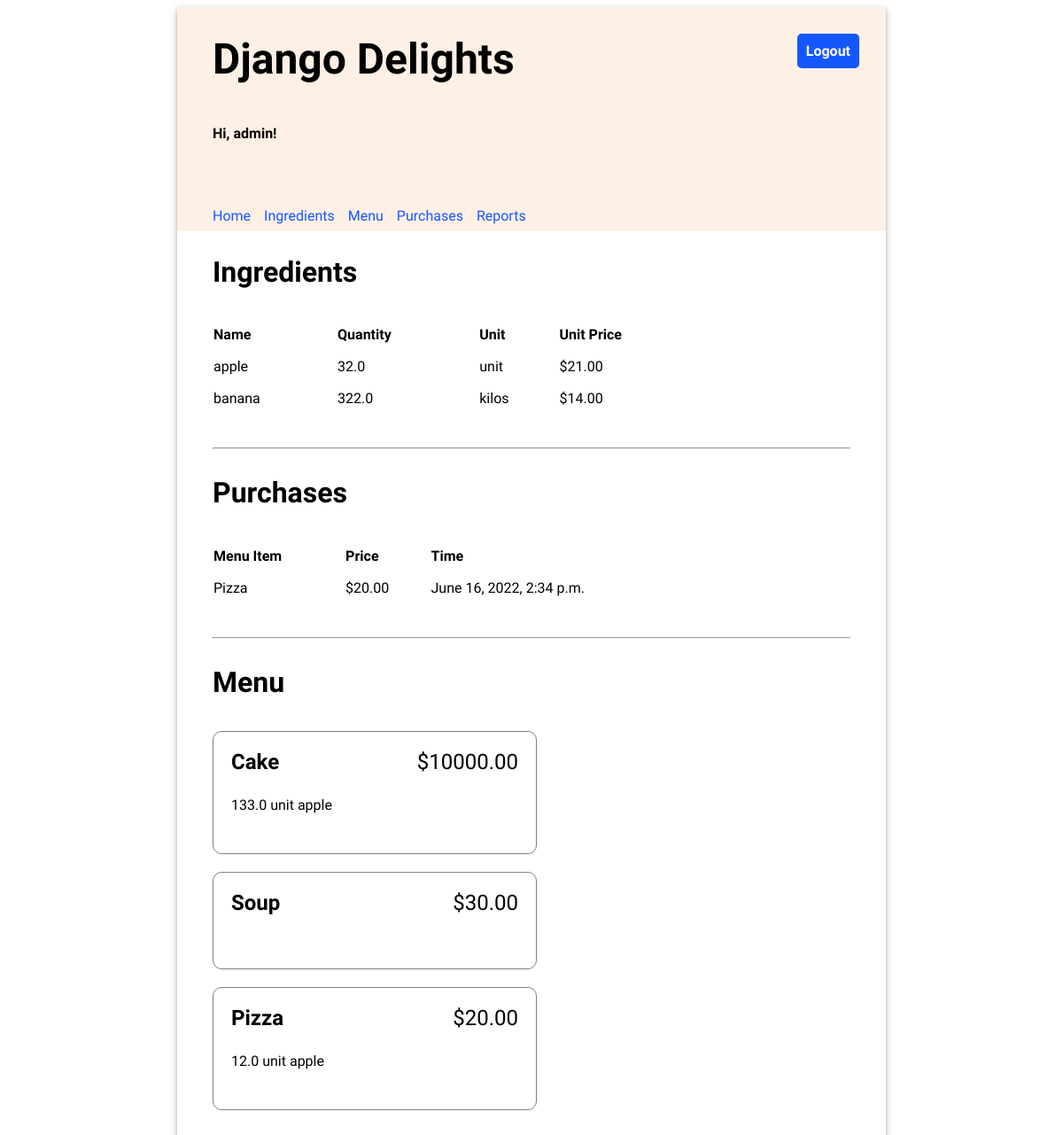
The app's page / (signed in), older data.
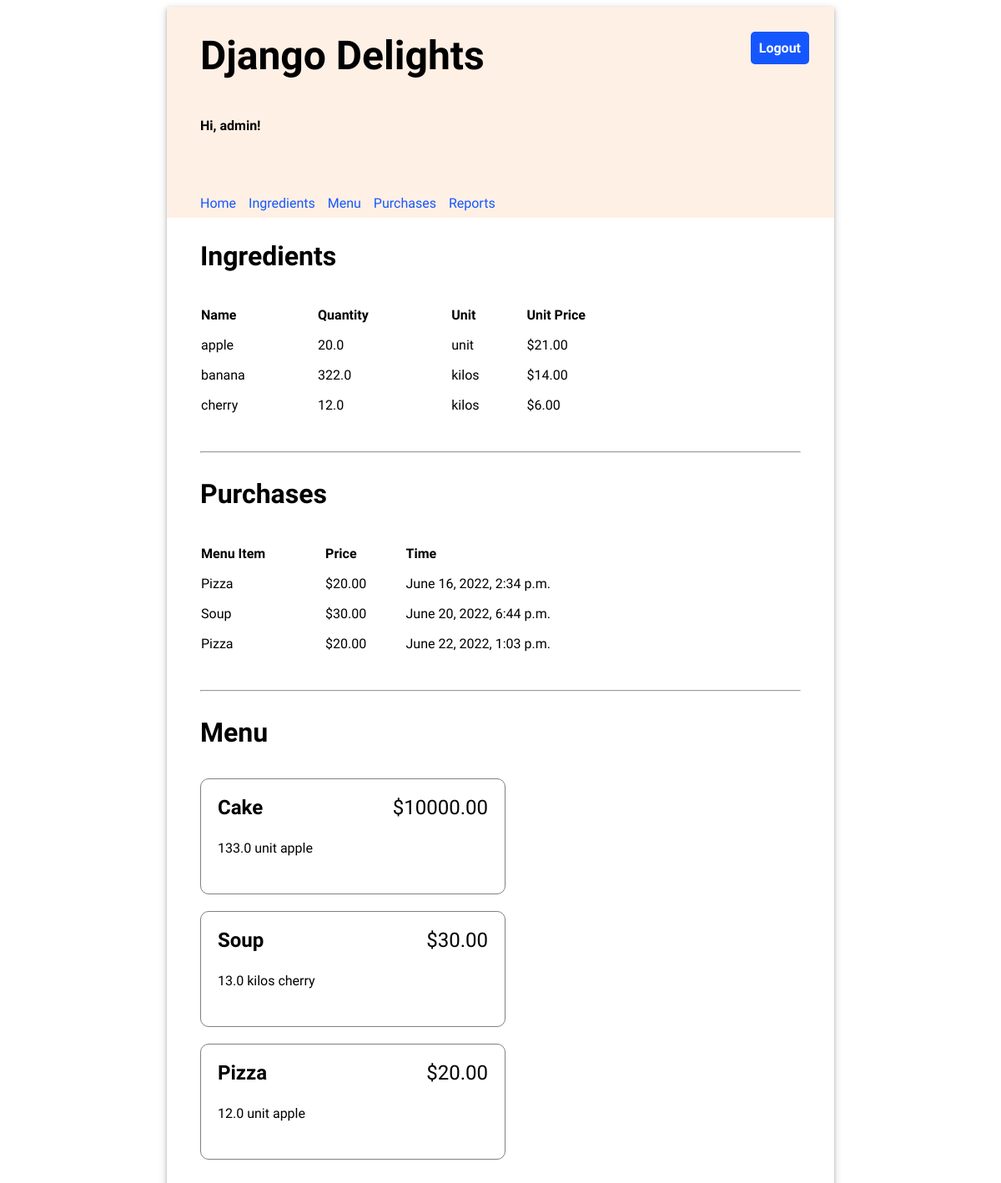
The same page, newer data.
### inventory/models.py (models this page shows, shortened)
class Ingredient(models.Model):
    id = models.AutoField(primary_key=True)
    name = models.CharField(max_length=200, unique=True)
    quantity = models.FloatField(default=0)
    unit = models.CharField(max_length=200)
    price_per_unit = models.FloatField(default=0)

class Purchase(models.Model):
    id = models.AutoField(primary_key=True)
    menu_item = models.ForeignKey(MenuItem, on_delete=models.CASCADE)
    timestamp = models.DateTimeField(auto_now_add=True)

class MenuItem(models.Model):
    id = models.AutoField(primary_key=True)
    title = models.CharField(max_length=200, unique=True)
    price = models.FloatField(default=0.00)

class RecipeRequirement(models.Model):
    id = models.AutoField(primary_key=True)
    menu_item = models.ForeignKey(MenuItem, on_delete=models.CASCADE)
    ingredient = models.ForeignKey(Ingredient, on_delete=models.CASCADE)
    quantity = models.FloatField(default=0)

### inventory/views.py (the view)
# urls.py: path('', views.HomeView.as_view(), name='home'),
class HomeView(LoginRequiredMixin, generic.TemplateView):
    template_name = "inventory/home.html"
    def get_context_data(self, **kwargs):
        context = super().get_context_data(**kwargs)
        context["ingredients"] = Ingredient.objects.all()
        context["menu_items"] = MenuItem.objects.all()
        context["purchases"] = Purchase.objects.all()
        return context

### templates/inventory/home.html (shortened to what this page needs)
{% extends '../base.html' %}
{% load static %}
{% block content %}
    <div class="home">
        <div>
            <h2>Ingredients</h2>
            <table class="inventory-table">
                <thead>
                    <tr>
                        <th>Name</th>
                        <th>Quantity</th>
                        <th>Unit</th>
                        <th>Unit Price</th>
                    </tr>
                </thead>
                <tbody>
                {% for ingredient in ingredients %}
                    <tr>
                        <td>{{ ingredient.name }}</td>
                        <td>{{ ingredient.quantity }}</td>
                        <td>{{ ingredient.unit }}</td>
                        <td class="price">${{ ingredient.price_per_unit|stringformat:".2f" }}</td>
                    </tr>
                {% endfor %}
                </tbody>
            </table>
        </div>
        <hr/>
        <div>
            <h2>Purchases</h2>
            <table class="inventory-table">
                <thead>
                    <tr>
                        <th>Menu Item</th>
                        <th>Price</th>
                        <th>Time</th>
                    </tr>
                </thead>
                <tbody>
                {% for purchase in purchases %}
                    <tr>
                        <td>{{ purchase.menu_item.title }}</td>
                        <td class="price">${{ purchase.menu_item.price|stringformat:".2f" }}</td>
                        <td>{{ purchase.timestamp }}</td>
                    </tr>
                {% endfor %}
                </tbody>
            </table>
        </div>
        <hr/>
        <div>
            <h2>Menu</h2>
            <ul class="menu-items">
            {% for menu_item in menu_items %}
                <li>
                    <div class="menu-item-header">
                        <div class="menu-item-title">{{ menu_item.title }}</div>
                        <div class="menu-item-price">${{ menu_item.price|stringformat:".2f" }}</div>
                    </div>
                    <ul class="menu-item-ingredients">
                        {% for recipe_requirement in menu_item.reciperequirement_set.all %}
                        <li>{{ recipe_requirement.quantity }} {{recipe_requirement.ingredient.unit }} {{ recipe_requirement.ingredient.name }}</li>
                        {% endfor %}
                    </ul>
                </li>
            {% endfor %}
            </ul>
        </div>
    </div>
{% endblock %}

### templates/base.html (shortened to what this page needs)
<!DOCTYPE html>
{% load static %}
<html>
<head>
  <link rel="stylesheet" type="text/css" href="{% static 'css/inventory/style.css' %}" />
</head>
<body>
  <div class="app">
  <header>
    <div class="header-first-row">
      <h1 class="title">Django Delights</h1>
      {% if user.is_authenticated %}
      <a class="logout" href="/logout">Logout</a>
      {% endif %}
    </div>
    {% if user.is_authenticated %}
      <p>Hi, {{ user.username }}!</p>
      <nav class="navbar">
        {% url 'home' as home_url %}
        {% url 'ingredients' as ingredients_url %}
        {% url 'menu' as menu_url %}
        {% url 'purchases' as purchases_url %}
        {% url 'reports' as reports_url %}
        <a class="nav-item{% if request.path == home_url %} current-page{% endif %}" href="{% url 'inventory:home' %}">Home</a>
        <a class="nav-item{% if request.path == ingredients_url %} current-page{% endif %}" href="{% url 'inventory:ingredients' %}">Ingredients</a>
        <a class="nav-item{% if request.path == menu_url %} current-page{% endif %}" href="{% url 'inventory:menu' %}">Menu</a>
        <a class="nav-item{% if request.path == purchases_url %} current-page{% endif %}" href="{% url 'inventory:purchases' %}">Purchases</a>
        <a class="nav-item{% if request.path == reports_url %} current-page{% endif %}" href="{% url 'inventory:reports' %}">Reports</a>
      </nav>
    {% endif %}
  </header>
  <main>
    {% block content %}{% endblock %}
  </main>
  </div>
</body>
</html>

### static/css/inventory/style.css (style rules this page uses)
body { font-family: 'Oxygen', sans-serif; }
hr { margin: 30px 0; }
header { background-color: #FFF0E5; min-height: 200px; display: flex; align-items: center; flex-direction: column; align-items: flex-start; padding-left: 40px; }
main { display: flex; flex-direction: column; padding: 0 40px 20px 40px; justify-content: center; }
main h2 { font-size: 2em; }
.app { min-width: 800px; max-width: 60%; margin: 0 auto; box-shadow: 0 2px 4px 0 rgba(0, 0, 0, 0.2), 0 3px 10px 0 rgba(0, 0, 0, 0.19); }
.title { font-size: 3em; padding: 30px 0; margin: auto 0; }
header p { font-weight: bold; }
.navbar { margin-top: 50px; display: flex; width: 100%; }
.navbar a { text-decoration: none; padding: 8px 0; color: #1557FF; margin-right: 15px; }
main table { text-align: left; border-collapse: separate; border-spacing: 0 15px; width: 80%; }
.header-first-row { width: 100%; display: flex; justify-content: space-between; }
.logout { height: max-content; text-align: center; text-decoration: none; border: 0px; background-color: #1557FF; border-radius: 5px; color: white; padding: 10px; font-weight: bold; margin: 30px; font-size: 1em; }
.menu-items { display: flex; flex-wrap: wrap; padding: 0; justify-content: space-between; }
.menu-items * { padding: 0; }
.menu-items > li { display: flex; flex-direction: column; padding: 20px; border: 1px solid grey; margin: 10px 0; border-radius: 10px; justify-content: left; flex-basis: 45%; }
.menu-items, .menu-items ul { list-style-type: none; }
.menu-item-header { display: flex; flex-direction: row; justify-content: space-between; font-size: 1.5em; }
.menu-item-title { font-weight: bold; }
.menu-item-ingredients { padding: 20px 0; }
.menu-item-ingredients * { padding: 5px 0; }
a { text-decoration: none; color: #1557FF; }

Row changes from the older to the newer data that the page shows:
changed Ingredient "apple": quantity "32.0" → "20.0"
added Ingredient: name "cherry", quantity "12.0", unit "kilos", price_per_unit "6.00"
added Purchase: menu_item "Soup", menu_item.price "30.00", timestamp "June 20, 2022, 6:44 p.m."
added Purchase: menu_item "Pizza", menu_item.price "20.00", timestamp "June 22, 2022, 1:03 p.m."
added RecipeRequirement: quantity "13.0", ingredient.unit "kilos", ingredient.name "cherry", shown under MenuItem "Soup"
